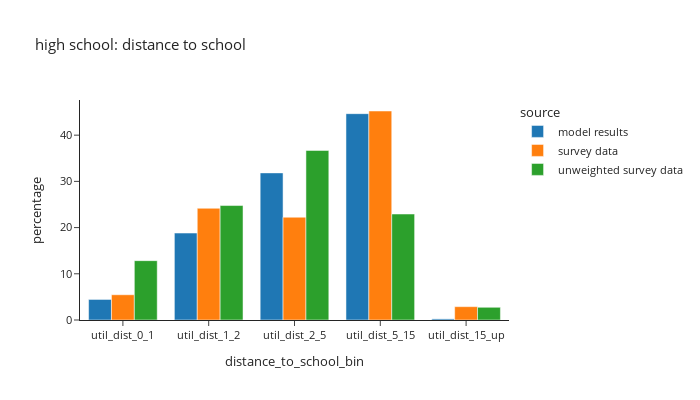
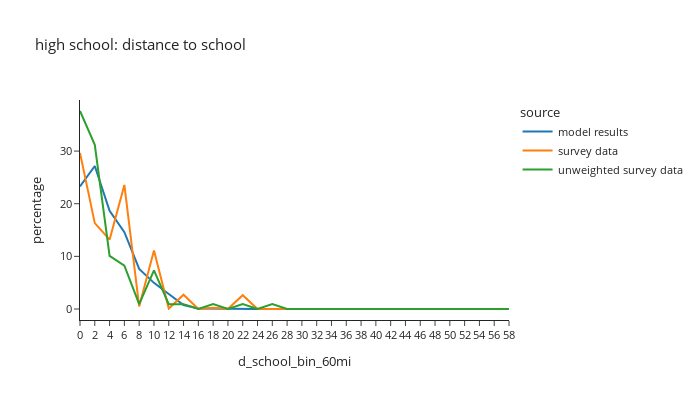

The notebook cell saved with these charts, in order:
### Code cell
# distance to school: high school
plot_distance(per_data,'is_highschool',"high school: distance to school")

### Figure 1 — Plotly figure (JSON) as saved in the notebook; plotly's stock layout.template omitted (floating-point values rounded to 4 significant figures)
{"data": [{"alignmentgroup": "True", "hovertemplate": "source=model results<br>distance_to_school_bin=%{x}<br>percentage=%{y}<extra></extra>", "legendgroup": "model results", "marker": {"color": "#1F77B4", "pattern": {"shape": ""}}, "name": "model results", "offsetgroup": "model results", "orientation": "v", "showlegend": true, "textposition": "auto", "type": "bar", "x": ["util_dist_0_1", "util_dist_1_2", "util_dist_2_5", "util_dist_5_15", "util_dist_15_up"], "xaxis": "x", "y": [4.45, 18.82, 31.84, 44.66, 0.2392], "yaxis": "y"}, {"alignmentgroup": "True", "hovertemplate": "source=survey data<br>distance_to_school_bin=%{x}<br>percentage=%{y}<extra></extra>", "legendgroup": "survey data", "marker": {"color": "#FF7F0E", "pattern": {"shape": ""}}, "name": "survey data", "offsetgroup": "survey data", "orientation": "v", "showlegend": true, "textposition": "auto", "type": "bar", "x": ["util_dist_0_1", "util_dist_1_2", "util_dist_2_5", "util_dist_5_15", "util_dist_15_up"], "xaxis": "x", "y": [5.463, 24.18, 22.24, 45.23, 2.886], "yaxis": "y"}, {"alignmentgroup": "True", "hovertemplate": "source=unweighted survey data<br>distance_to_school_bin=%{x}<br>percentage=%{y}<extra></extra>", "legendgroup": "unweighted survey data", "marker": {"color": "#2CA02C", "pattern": {"shape": ""}}, "name": "unweighted survey data", "offsetgroup": "unweighted survey data", "orientation": "v", "showlegend": true, "textposition": "auto", "type": "bar", "x": ["util_dist_0_1", "util_dist_1_2", "util_dist_2_5", "util_dist_5_15", "util_dist_15_up"], "xaxis": "x", "y": [12.84, 24.77, 36.7, 22.94, 2.752], "yaxis": "y"}], "layout": {"barmode": "group", "font": {"size": 11}, "height": 400, "legend": {"title": {"text": "source"}, "tracegroupgap": 0}, "title": {"text": "high school: distance to school"}, "width": 700, "xaxis": {"anchor": "y", "domain": [0.0, 1.0], "title": {"text": "distance_to_school_bin"}}, "yaxis": {"anchor": "x", "domain": [0.0, 1.0], "title": {"text": "percentage"}}}}

### Figure 2 — Plotly figure (JSON) as saved in the notebook; plotly's stock layout.template omitted (floating-point values rounded to 4 significant figures)
{"data": [{"hovertemplate": "source=model results<br>d_school_bin_60mi=%{x}<br>percentage=%{y}<extra></extra>", "legendgroup": "model results", "line": {"color": "#1F77B4", "dash": "solid"}, "marker": {"symbol": "circle"}, "mode": "lines", "name": "model results", "orientation": "v", "showlegend": true, "type": "scatter", "x": ["0", "2", "4", "6", "8", "10", "12", "14", "16", "18", "20", "22", "24", "26", "28", "30", "32", "34", "36", "38", "40", "42", "44", "46", "48", "50", "52", "54", "56", "58"], "xaxis": "x", "y": [23.27, 27.16, 18.63, 14.59, 7.616, 4.965, 2.84, 0.7544, 0.09292, 0.04479, 0.0, 0.0, 0.01239, 0.0, 0.0, 0.01525, 0.00143, 0.0, 0.0, 0.0, 0.0, 0.0, 0.0, 0.0, 0.0, 0.0, 0.0, 0.0, 0.0, 0.0], "yaxis": "y"}, {"hovertemplate": "source=survey data<br>d_school_bin_60mi=%{x}<br>percentage=%{y}<extra></extra>", "legendgroup": "survey data", "line": {"color": "#FF7F0E", "dash": "solid"}, "marker": {"symbol": "circle"}, "mode": "lines", "name": "survey data", "orientation": "v", "showlegend": true, "type": "scatter", "x": ["0", "2", "4", "6", "8", "10", "12", "14", "16", "18", "20", "22", "24", "26", "28", "30", "32", "34", "36", "38", "40", "42", "44", "46", "48", "50", "52", "54", "56", "58"], "xaxis": "x", "y": [29.64, 16.32, 13.17, 23.57, 0.4853, 11.13, 0.07667, 2.724, 0.0, 0.2448, 0.0, 2.629, 0.0, 0.01225, 0.0, 0.0, 0.0, 0.0, 0.0, 0.0, 0.0, 0.0, 0.0, 0.0, 0.0, 0.0, 0.0, 0.0, 0.0, 0.0], "yaxis": "y"}, {"hovertemplate": "source=unweighted survey data<br>d_school_bin_60mi=%{x}<br>percentage=%{y}<extra></extra>", "legendgroup": "unweighted survey data", "line": {"color": "#2CA02C", "dash": "solid"}, "marker": {"symbol": "circle"}, "mode": "lines", "name": "unweighted survey data", "orientation": "v", "showlegend": true, "type": "scatter", "x": ["0", "2", "4", "6", "8", "10", "12", "14", "16", "18", "20", "22", "24", "26", "28", "30", "32", "34", "36", "38", "40", "42", "44", "46", "48", "50", "52", "54", "56", "58"], "xaxis": "x", "y": [37.61, 31.19, 10.09, 8.257, 0.9174, 7.339, 0.9174, 0.9174, 0.0, 0.9174, 0.0, 0.9174, 0.0, 0.9174, 0.0, 0.0, 0.0, 0.0, 0.0, 0.0, 0.0, 0.0, 0.0, 0.0, 0.0, 0.0, 0.0, 0.0, 0.0, 0.0], "yaxis": "y"}], "layout": {"font": {"size": 11}, "height": 400, "legend": {"title": {"text": "source"}, "tracegroupgap": 0}, "title": {"text": "high school: distance to school"}, "width": 700, "xaxis": {"anchor": "y", "domain": [0.0, 1.0], "title": {"text": "d_school_bin_60mi"}}, "yaxis": {"anchor": "x", "domain": [0.0, 1.0], "title": {"text": "percentage"}}}}
